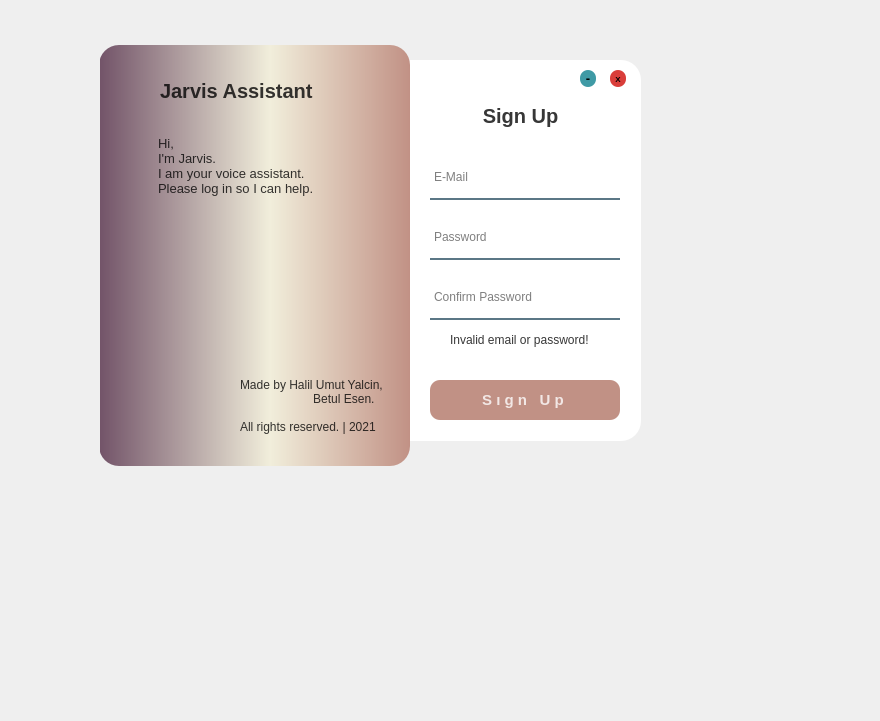
<?xml version="1.0" encoding="UTF-8"?>
<ui version="4.0">
 <class>Form</class>
 <widget class="QWidget" name="Form">
  <property name="geometry">
   <rect>
    <x>0</x>
    <y>0</y>
    <width>880</width>
    <height>721</height>
   </rect>
  </property>
  <property name="windowTitle">
   <string>Form</string>
  </property>
  <widget class="QWidget" name="widget" native="true">
   <property name="geometry">
    <rect>
     <x>100</x>
     <y>20</y>
     <width>611</width>
     <height>451</height>
    </rect>
   </property>
   <widget class="QLabel" name="label">
    <property name="geometry">
     <rect>
      <x>290</x>
      <y>40</y>
      <width>251</width>
      <height>381</height>
     </rect>
    </property>
    <property name="styleSheet">
     <string notr="true">background-color:rgba(255,255,255,255);
border-radius: 20px;</string>
    </property>
    <property name="text">
     <string/>
    </property>
   </widget>
   <widget class="QLabel" name="label_2">
    <property name="geometry">
     <rect>
      <x>-1</x>
      <y>25</y>
      <width>311</width>
      <height>421</height>
     </rect>
    </property>
    <property name="styleSheet">
     <string notr="true">background-color: qlineargradient(spread:pad, x1:0, y1:0, x2:1, y2:0, stop:0 rgba(114, 83, 104, 255), stop:0.55 rgba(241, 238, 219, 255), stop:1 rgba(193, 145, 133, 255));
border-radius: 20px;</string>
    </property>
    <property name="text">
     <string/>
    </property>
   </widget>
   <widget class="QLabel" name="label_3">
    <property name="geometry">
     <rect>
      <x>330</x>
      <y>80</y>
      <width>181</width>
      <height>31</height>
     </rect>
    </property>
    <property name="font">
     <font>
      <pointsize>15</pointsize>
      <weight>75</weight>
      <bold>true</bold>
     </font>
    </property>
    <property name="styleSheet">
     <string notr="true">color: rgba(0,0,0,200);</string>
    </property>
    <property name="text">
     <string>Sign Up</string>
    </property>
    <property name="alignment">
     <set>Qt::AlignCenter</set>
    </property>
   </widget>
   <widget class="QLineEdit" name="email">
    <property name="geometry">
     <rect>
      <x>330</x>
      <y>140</y>
      <width>190</width>
      <height>40</height>
     </rect>
    </property>
    <property name="font">
     <font>
      <pointsize>9</pointsize>
     </font>
    </property>
    <property name="styleSheet">
     <string notr="true">background-color: rgba(0,0,0,0);
border: 2px solid rgba(0,0,0,0);
border-bottom-color: rgba(46,82,101,200);
color: rgb(0,0,0);
padding-bottom: 7px;</string>
    </property>
    <property name="placeholderText">
     <string>E-Mail</string>
    </property>
   </widget>
   <widget class="QLineEdit" name="password">
    <property name="geometry">
     <rect>
      <x>330</x>
      <y>200</y>
      <width>190</width>
      <height>40</height>
     </rect>
    </property>
    <property name="font">
     <font>
      <pointsize>9</pointsize>
     </font>
    </property>
    <property name="styleSheet">
     <string notr="true">background-color: rgba(0,0,0,0);
border: 2px solid rgba(0,0,0,0);
border-bottom-color: rgba(46,82,101,200);
color: rgb(0,0,0);
padding-bottom: 7px;</string>
    </property>
    <property name="echoMode">
     <enum>QLineEdit::Password</enum>
    </property>
    <property name="placeholderText">
     <string>Password</string>
    </property>
   </widget>
   <widget class="QLabel" name="label_5">
    <property name="geometry">
     <rect>
      <x>60</x>
      <y>50</y>
      <width>201</width>
      <height>41</height>
     </rect>
    </property>
    <property name="font">
     <font>
      <pointsize>15</pointsize>
      <weight>75</weight>
      <bold>true</bold>
     </font>
    </property>
    <property name="styleSheet">
     <string notr="true">color: rgba(0,0,0,200);</string>
    </property>
    <property name="text">
     <string>Jarvis Assistant</string>
    </property>
   </widget>
   <widget class="QLabel" name="label_6">
    <property name="geometry">
     <rect>
      <x>58</x>
      <y>100</y>
      <width>221</width>
      <height>91</height>
     </rect>
    </property>
    <property name="font">
     <font>
      <pointsize>10</pointsize>
     </font>
    </property>
    <property name="styleSheet">
     <string notr="true">color: rgba(0,0,0,200);</string>
    </property>
    <property name="text">
     <string>Hi, 
I'm Jarvis. 
I am your voice assistant. 
Please log in so I can help.</string>
    </property>
   </widget>
   <widget class="QLabel" name="label_7">
    <property name="geometry">
     <rect>
      <x>140</x>
      <y>350</y>
      <width>151</width>
      <height>71</height>
     </rect>
    </property>
    <property name="styleSheet">
     <string notr="true">color:rgba(0,0,0,200);</string>
    </property>
    <property name="text">
     <string>Made by Halil Umut Yalcin,
                      Betul Esen.

All rights reserved. | 2021</string>
    </property>
   </widget>
   <widget class="QPushButton" name="signupbutton">
    <property name="geometry">
     <rect>
      <x>330</x>
      <y>360</y>
      <width>190</width>
      <height>40</height>
     </rect>
    </property>
    <property name="font">
     <font>
      <pointsize>11</pointsize>
      <weight>75</weight>
      <bold>true</bold>
     </font>
    </property>
    <property name="styleSheet">
     <string notr="true">QPushButton#signupbutton{
	background-color: rgb(193, 145, 133);
	color: rgba(255,255,255,200);
	border-radius: 10px;
}
QPushButton#signupbutton:pressed{
	padding-left: 5px;
	padding-top: 5px;
	background-color: rgb(114, 83, 104);
	background-position: calc(100% - 10px)center;
}
QPushButton#signupbutton:hover{
	background-color: rgb(114, 83, 104);
}</string>
    </property>
    <property name="text">
     <string>S ı g n   U p </string>
    </property>
   </widget>
   <widget class="QPushButton" name="btn_minimize">
    <property name="geometry">
     <rect>
      <x>480</x>
      <y>50</y>
      <width>16</width>
      <height>17</height>
     </rect>
    </property>
    <property name="minimumSize">
     <size>
      <width>16</width>
      <height>16</height>
     </size>
    </property>
    <property name="maximumSize">
     <size>
      <width>17</width>
      <height>17</height>
     </size>
    </property>
    <property name="font">
     <font>
      <pointsize>10</pointsize>
      <weight>75</weight>
      <bold>true</bold>
     </font>
    </property>
    <property name="styleSheet">
     <string notr="true">QPushButton{
	border: none;
	border-radius: 8px;
	background-color: rgb(63, 154, 165);
}
QPushButton:hover{
	background-color: rgb(3, 88, 93);
}</string>
    </property>
    <property name="text">
     <string>-</string>
    </property>
   </widget>
   <widget class="QPushButton" name="btn_minimize_2">
    <property name="geometry">
     <rect>
      <x>510</x>
      <y>50</y>
      <width>16</width>
      <height>17</height>
     </rect>
    </property>
    <property name="minimumSize">
     <size>
      <width>16</width>
      <height>16</height>
     </size>
    </property>
    <property name="maximumSize">
     <size>
      <width>17</width>
      <height>17</height>
     </size>
    </property>
    <property name="font">
     <font>
      <pointsize>6</pointsize>
      <weight>75</weight>
      <bold>true</bold>
     </font>
    </property>
    <property name="styleSheet">
     <string notr="true">QPushButton{
	border: none;
	border-radius: 8px;
	background-color: rgb(217, 62, 58);
}
QPushButton:hover{
background-color: rgb(141, 33, 31);
}</string>
    </property>
    <property name="text">
     <string>X</string>
    </property>
   </widget>
   <widget class="QLineEdit" name="confirmpassword">
    <property name="geometry">
     <rect>
      <x>330</x>
      <y>260</y>
      <width>190</width>
      <height>40</height>
     </rect>
    </property>
    <property name="font">
     <font>
      <pointsize>9</pointsize>
     </font>
    </property>
    <property name="styleSheet">
     <string notr="true">background-color: rgba(0,0,0,0);
border: 2px solid rgba(0,0,0,0);
border-bottom-color: rgba(46,82,101,200);
color: rgb(0,0,0);
padding-bottom: 7px;</string>
    </property>
    <property name="echoMode">
     <enum>QLineEdit::Password</enum>
    </property>
    <property name="placeholderText">
     <string>Confirm Password</string>
    </property>
   </widget>
   <widget class="QLabel" name="invalid">
    <property name="geometry">
     <rect>
      <x>350</x>
      <y>310</y>
      <width>151</width>
      <height>20</height>
     </rect>
    </property>
    <property name="styleSheet">
     <string notr="true">color: rgba(0,0,0,200);</string>
    </property>
    <property name="text">
     <string>Invalid email or password!</string>
    </property>
   </widget>
  </widget>
 </widget>
 <resources/>
 <connections/>
</ui>
